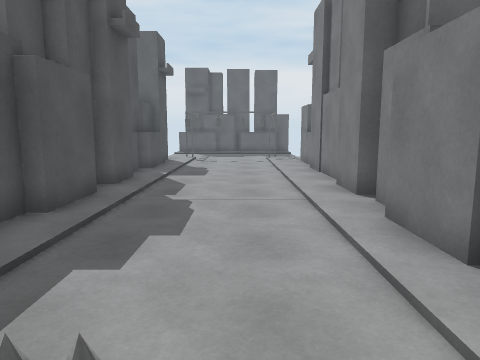
view 1 (above)

13 first-person views from a walk through a Unity game level. The camera is 1.5 m above the floor, tilts 8° down and sees 70° across. The floor is counted in squares, 1 m on a side. Each view is taken from the middle of a square. On the plan, view 1 faces up. The plan holds only what a view shows up to about 16 squares ahead; the rest is blank. The place goes on beyond the plan. Door leaves are left out, so doorways stand open.

view 2
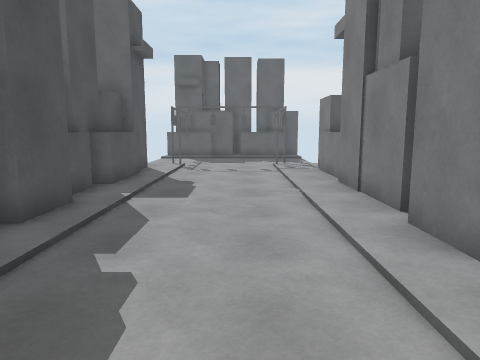

view 3
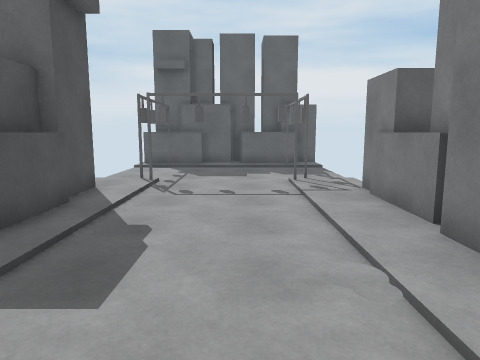

view 4
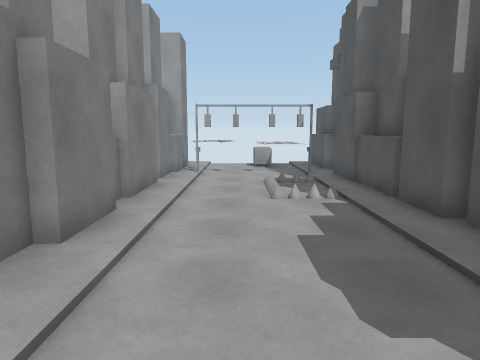

view 5
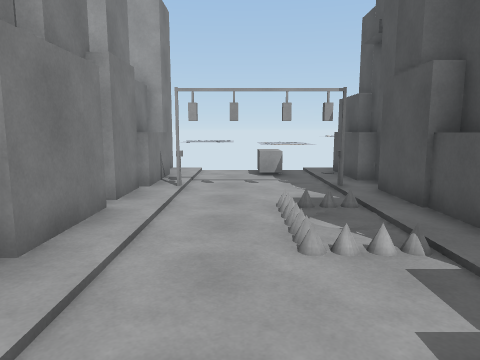

view 6
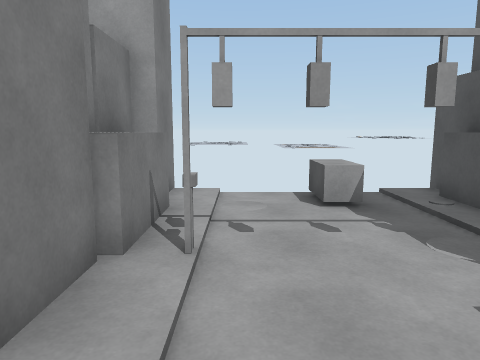

view 7
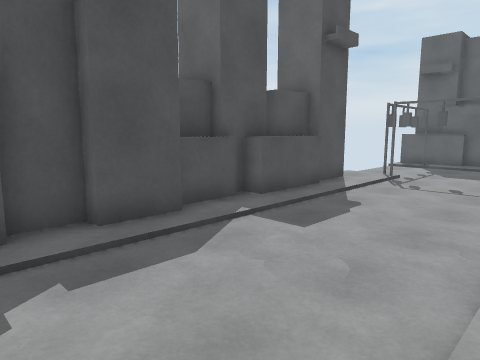

view 8
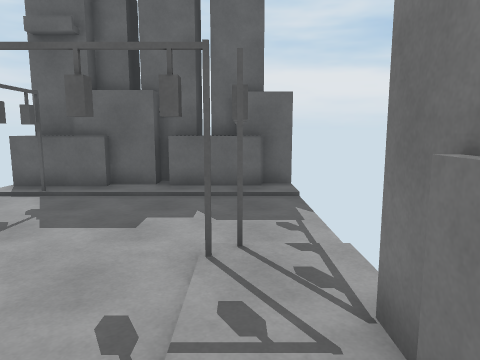

view 9
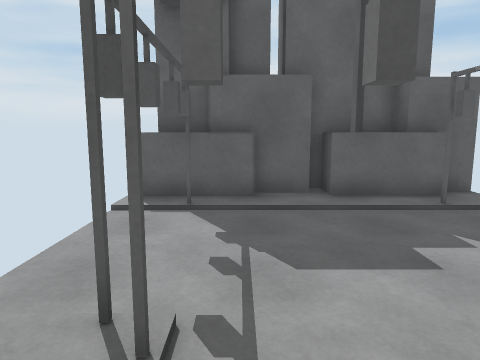

view 10
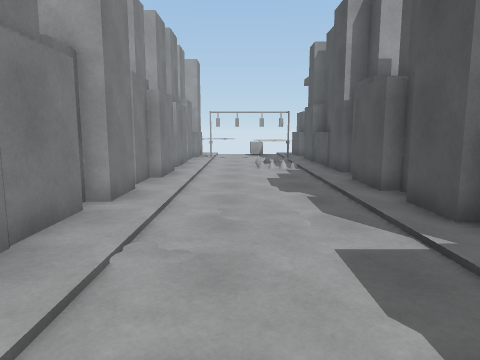

view 11
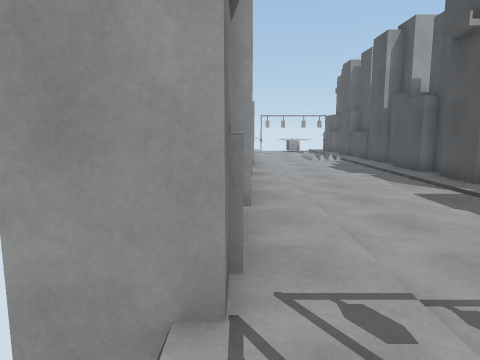

view 12
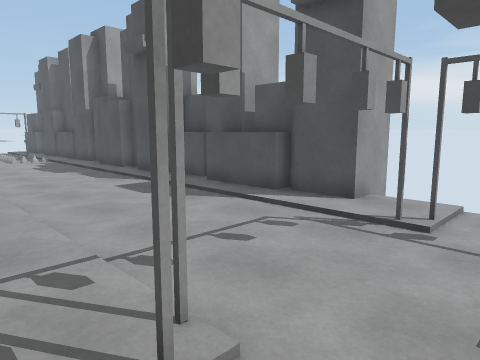

view 13
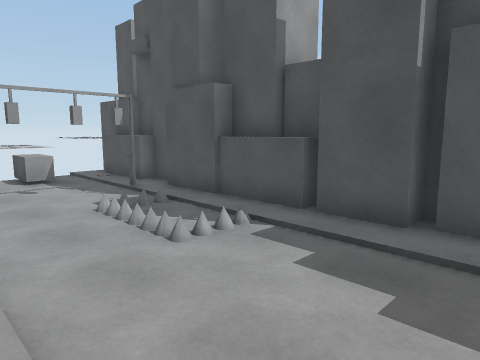

### Floor plan
Points are (right, up) in squares from view 1. A wall is a line through its corners. A room is listed if a view was taken in it or the views show most of it. See-through windows are left out.
Room 1 (views 1, 2, 3, 4, 5, 6, 7, 8, 9, 10, 11, 12, 13)
walls: (2.6, 7.6) (2.6, 9.2); (3, 9.9) (3, 12.1); (-3.4, 10.8) (-3.4, 9.2) (-3.7, 9.2) (-3.7, 7.9) (-3.4, 7.9) (-3.4, 5.8) (-3.7, 5.8) (-3.7, 4.5); (2.8, 12) (2.8, 13.6); (2.8, 5.6) (2.8, 7); (-3.7, 12.8) (-3.7, 11); (-4.2, 12.5) (-4.2, 10.9); (-3.4, 4.2) (-3.4, 2.5); (3, 14.1) (3, 17.6) (4.8, 17.6); (3.2, 14.2) (3.2, 15); (2.6, 3.4) (2.6, 5.6); (-4, 14) (-4, 12.4); (-3.4, 2.3) (-3.4, -2.4); (-3.4, 15.8) (-3.4, 13.2); (-4, 16) (-4, 14.5); (-4.2, 2.1) (-4.2, 1.1); (-4, 1.1) (-4, -0.3); (2.6, -0.4) (2.6, 2.8); (-5.4, 17.6) (-3.7, 17.6) (-3.7, 16); (1.6, -3.2) (1.6, -2.8); (-3.7, -3) (-3.7, -3.9); (-3.4, -3.8) (-3.4, -6.5); (-4.2, -4.5) (-4.2, -5.4); (2.3, -5.4) (2.3, -2.8) (2.6, -2.8) (2.6, -0.9); (-3.7, -5.4) (-3.7, -7.8); (3, -5.9) (3, -4.2); (-1.7, 24.6) (-4.4, 24.6); (-0.4, 24.8) (-3.9, 24.8); (2.6, 24.6) (0, 24.6); (0.7, 25.4) (-0.4, 25.4); (3.6, 25.1) (1.9, 25.1); (2.6, -7.6) (2.6, -6); (1.9, 25.8) (1.1, 25.8)
low walls: (-1.5, -5.7) (-0.7, -5.7) (-0.7, -7.2)

Positions as (right, up) in squares from view 1, and headings:
1: (0, 0), facing up
2: (0, 4), facing up
3: (0, 9), facing up
4: (0, 10), facing down
5: (0, 6), facing down
6: (1, 1), facing down
7: (2, 7), facing up-left
8: (2, 15), facing up
9: (-2, 17), facing up
10: (0, 16), facing down
11: (3, 20), facing down
12: (3, 21), facing down-left
13: (2, 6), facing down-left
